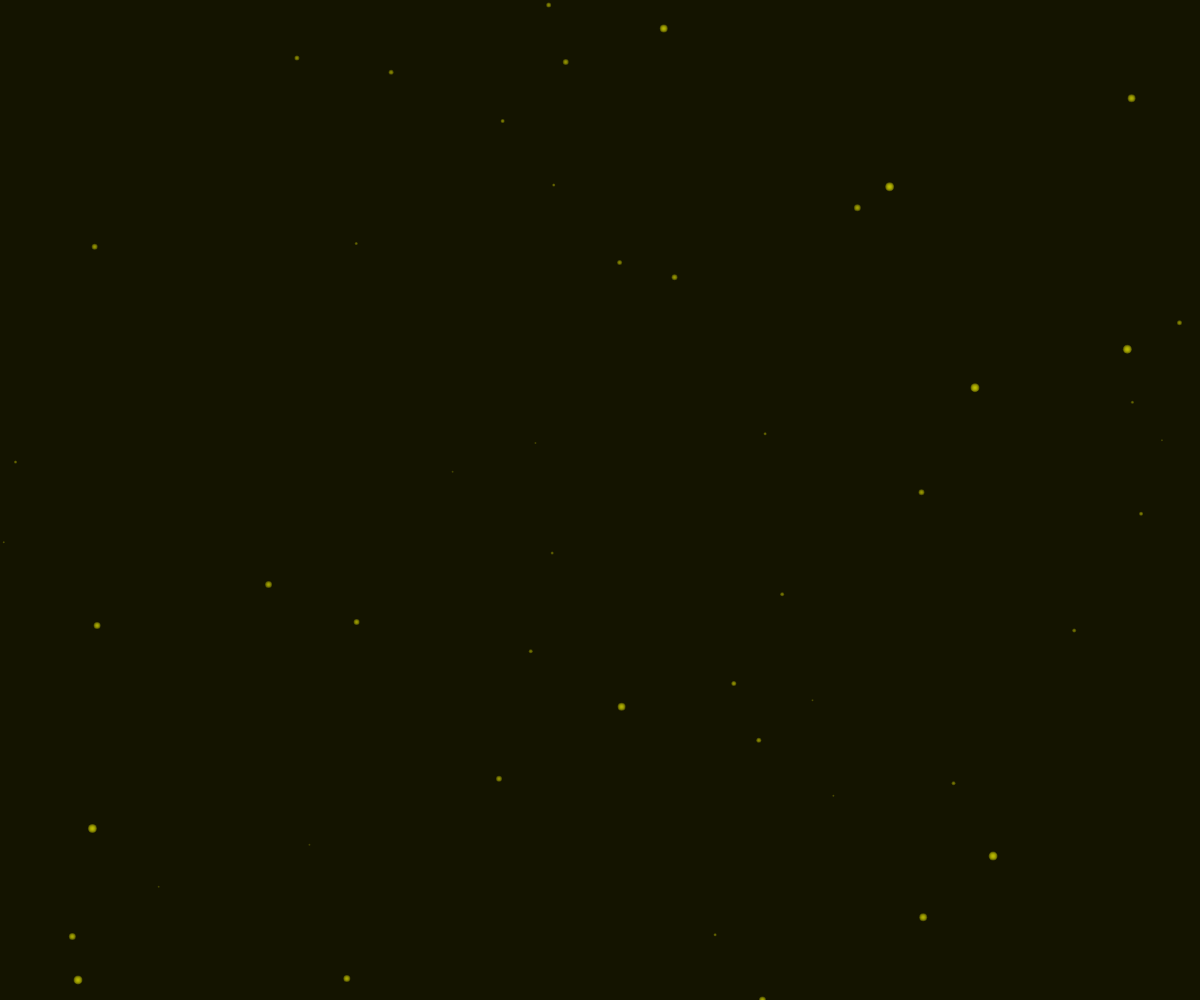
Frame 1 (no input)
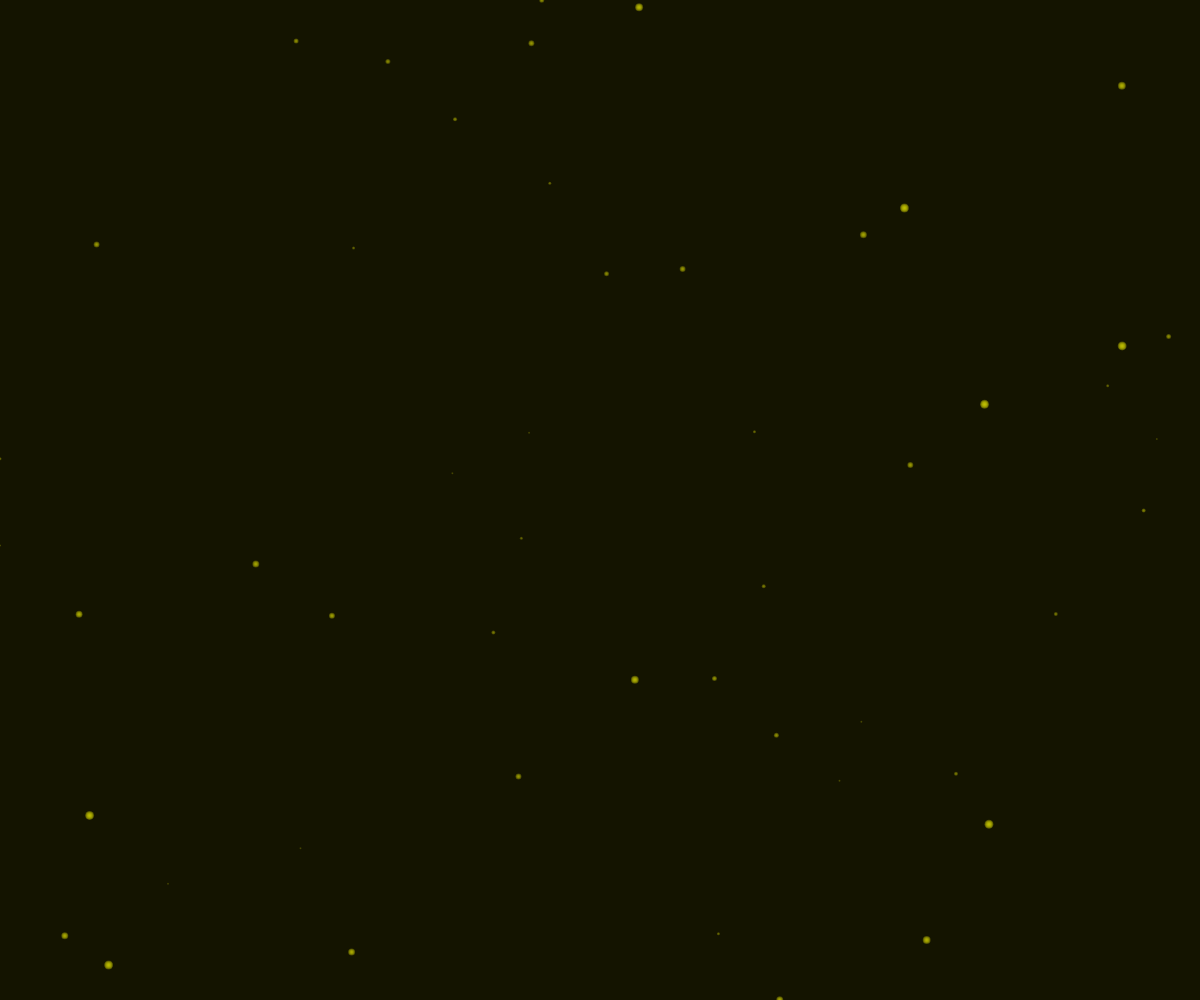
Frame 60 (no input)
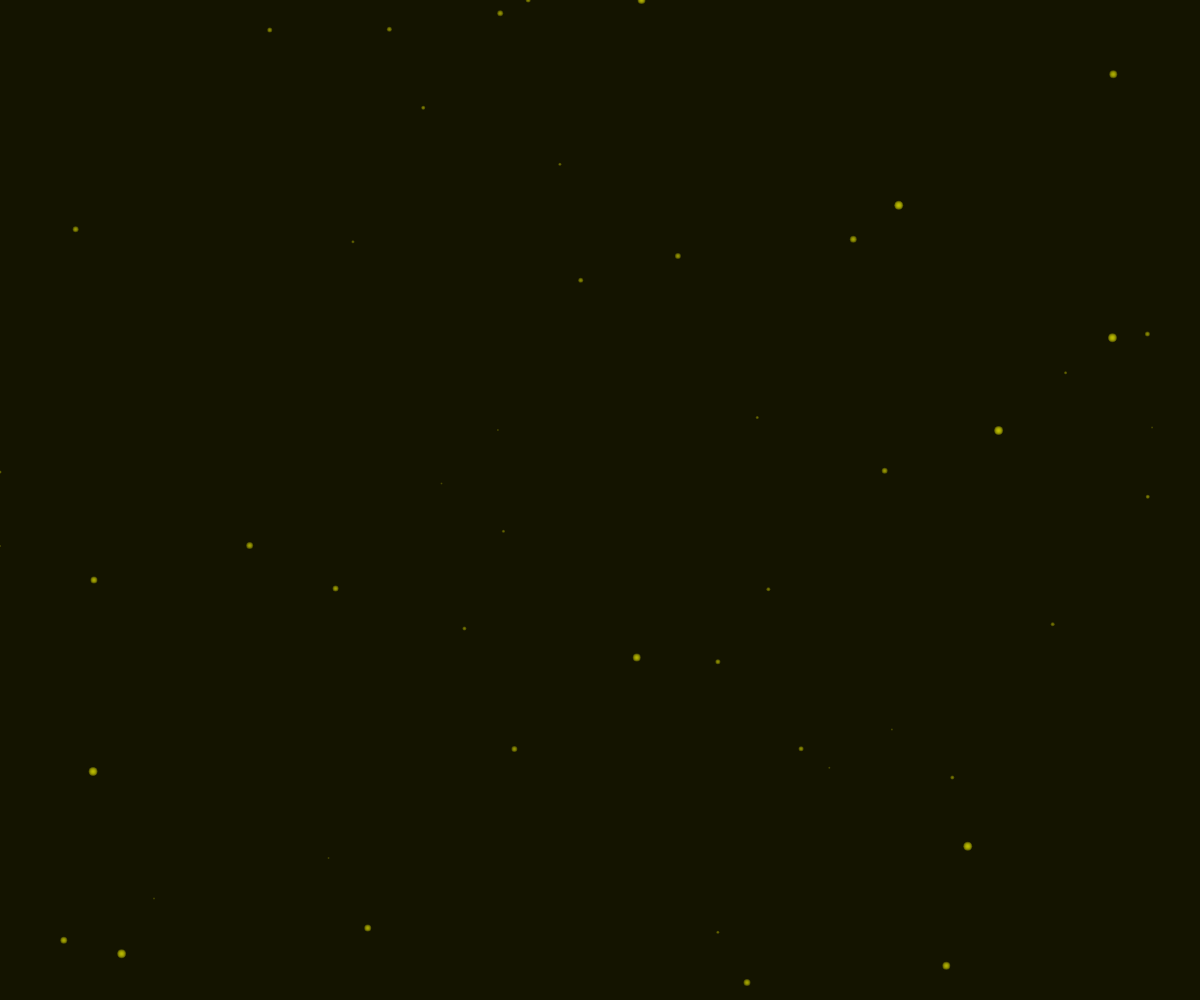
Frame 120 (the mouse pressed at the canvas centre since frame 60)

The p5.js sketch that drew these frames (run headless with seeded random() and noise() and a simulated clock; from frame 60 on, the mouse is pressed at the canvas centre):

// p5.js sketch
// ── sketch.js
let luciernagas = [];
let t = 0;

function setup() {
  createCanvas(windowWidth, windowHeight);
  
  // Crear un conjunto de luciérnagas
  for (let i = 0; i < 50; i++) {
    let x = random(width);
    let y = random(height);
    let luciernaga = new Luciernaga(x, y);
    luciernagas.push(luciernaga);
  }
}

function draw() {
  background(20,20,0); // Fondo oscuro
  
  t += 0.01; // Incrementa el valor de tiempo para animar las luciérnagas

  // Dibujar y actualizar las luciérnagas
  for (let i = 0; i < luciernagas.length; i++) {
    luciernagas[i].mover();
    luciernagas[i].mostrar();
  }
}

class Luciernaga {
  constructor(x, y) {
    this.x = x;
    this.y = y;
    this.tamano = random(2, 10);
    this.velX = random(0.5, 2);
    this.velY = random(0.5, 2);
    this.colorBase = color(255, 255, 0); // Amarillo
  }

  mostrar() {
    // Dibuja la luciérnaga como un círculo con degradado amarillo en el centro
    noStroke();
    for (let i = 0; i < this.tamano; i++) {
      let brillo = map(i, 0, this.tamano, 10, 55);
      fill(red(this.colorBase), green(this.colorBase), blue(this.colorBase), brillo);
      ellipse(this.x, this.y, i, i);
    }
  }

  mover() {
    // Utiliza la función noise para animar el movimiento de la luciérnaga
    this.x += map(noise(this.x * 0.01, this.y * 0.01, t), 0, 1, -this.velX, this.velX);
    this.y += map(noise(this.x * 0.01, this.y * 0.01, t + 1000), 0, 1, -this.velY, this.velY);

    // Limita las posiciones de la luciérnaga al lienzo
    this.x = constrain(this.x, 0, width);
    this.y = constrain(this.y, 0, height);
  }
}
